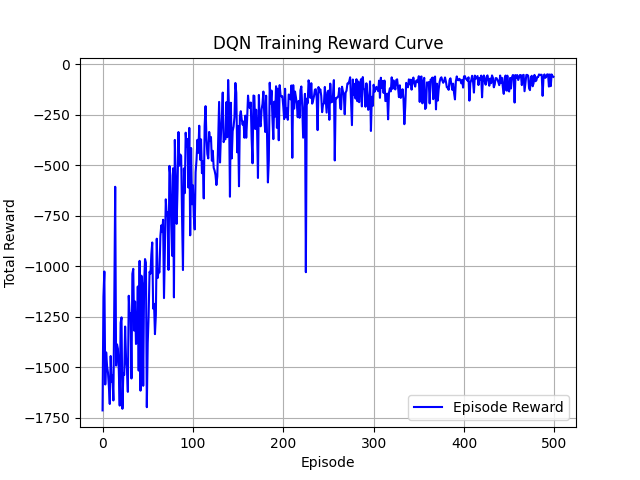

The script that saved this image:
#绘制奖励曲线
import matplotlib
matplotlib.use("TkAgg")

import matplotlib.pyplot as plt
import numpy as np
reward_list = np.loadtxt("rewards.txt")

plt.figure()
plt.plot(reward_list, label="Episode Reward", color='blue')
plt.xlabel("Episode")
plt.ylabel("Total Reward")
plt.title("DQN Training Reward Curve")
plt.legend()
plt.grid(True)
plt.savefig("reward_plot.png")
plt.show()